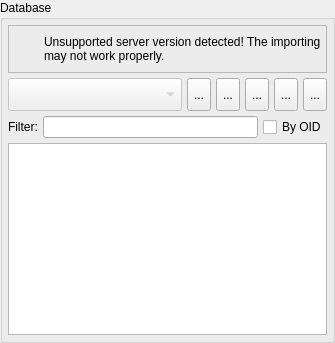
             <widget class="QGroupBox" name="database_gb">
              <property name="enabled">
               <bool>true</bool>
              </property>
              <property name="sizePolicy">
               <sizepolicy hsizetype="Expanding" vsizetype="Preferred">
                <horstretch>0</horstretch>
                <verstretch>0</verstretch>
               </sizepolicy>
              </property>
              <property name="focusPolicy">
               <enum>Qt::FocusPolicy::TabFocus</enum>
              </property>
              <property name="title">
               <string>Database</string>
              </property>
              <layout class="QVBoxLayout" name="verticalLayout_4">
               <property name="spacing">
                <number>5</number>
               </property>
               <property name="leftMargin">
                <number>5</number>
               </property>
               <property name="topMargin">
                <number>5</number>
               </property>
               <property name="rightMargin">
                <number>5</number>
               </property>
               <property name="bottomMargin">
                <number>5</number>
               </property>
               <item>
                <widget class="QFrame" name="pg_version_alert_frm">
                 <property name="sizePolicy">
                  <sizepolicy hsizetype="Preferred" vsizetype="Preferred">
                   <horstretch>0</horstretch>
                   <verstretch>0</verstretch>
                  </sizepolicy>
                 </property>
                 <property name="minimumSize">
                  <size>
                   <width>0</width>
                   <height>48</height>
                  </size>
                 </property>
                 <property name="frameShape">
                  <enum>QFrame::Shape::StyledPanel</enum>
                 </property>
                 <property name="frameShadow">
                  <enum>QFrame::Shadow::Raised</enum>
                 </property>
                 <layout class="QGridLayout" name="gridLayout_5">
                  <property name="leftMargin">
                   <number>5</number>
                  </property>
                  <property name="topMargin">
                   <number>5</number>
                  </property>
                  <property name="rightMargin">
                   <number>5</number>
                  </property>
                  <property name="bottomMargin">
                   <number>5</number>
                  </property>
                  <property name="spacing">
                   <number>5</number>
                  </property>
                  <item row="0" column="0">
                   <widget class="QLabel" name="icon_lbl">
                    <property name="minimumSize">
                     <size>
                      <width>25</width>
                      <height>25</height>
                     </size>
                    </property>
                    <property name="maximumSize">
                     <size>
                      <width>25</width>
                      <height>25</height>
                     </size>
                    </property>
                    <property name="text">
                     <string/>
                    </property>
                    <property name="textFormat">
                     <enum>Qt::TextFormat::AutoText</enum>
                    </property>
                    <property name="pixmap">
                     <pixmap resource="../../res/resources.qrc">:/icons/icons/alert.png</pixmap>
                    </property>
                    <property name="scaledContents">
                     <bool>true</bool>
                    </property>
                   </widget>
                  </item>
                  <item row="0" column="1">
                   <widget class="QLabel" name="inv_version_warn_lbl">
                    <property name="font">
                     <font>
                      <bold>false</bold>
                      <underline>false</underline>
                      <strikeout>false</strikeout>
                      <kerning>true</kerning>
                     </font>
                    </property>
                    <property name="text">
                     <string>Unsupported server version detected! The importing may not work properly.</string>
                    </property>
                    <property name="wordWrap">
                     <bool>true</bool>
                    </property>
                   </widget>
                  </item>
                 </layout>
                </widget>
               </item>
               <item>
                <layout class="QHBoxLayout" name="horizontalLayout_2">
                 <item>
                  <widget class="QComboBox" name="database_cmb">
                   <property name="enabled">
                    <bool>false</bool>
                   </property>
                   <property name="sizePolicy">
                    <sizepolicy hsizetype="Preferred" vsizetype="Preferred">
                     <horstretch>0</horstretch>
                     <verstretch>0</verstretch>
                    </sizepolicy>
                   </property>
                   <property name="insertPolicy">
                    <enum>QComboBox::InsertPolicy::InsertAlphabetically</enum>
                   </property>
                   <property name="sizeAdjustPolicy">
                    <enum>QComboBox::SizeAdjustPolicy::AdjustToMinimumContentsLengthWithIcon</enum>
                   </property>
                   <property name="iconSize">
                    <size>
                     <width>25</width>
                     <height>25</height>
                    </size>
                   </property>
                  </widget>
                 </item>
                 <item>
                  <widget class="QWidget" name="buttons_wgt" native="true">
                   <property name="enabled">
                    <bool>true</bool>
                   </property>
                   <property name="sizePolicy">
                    <sizepolicy hsizetype="Fixed" vsizetype="Preferred">
                     <horstretch>0</horstretch>
                     <verstretch>0</verstretch>
                    </sizepolicy>
                   </property>
                   <property name="minimumSize">
                    <size>
                     <width>0</width>
                     <height>0</height>
                    </size>
                   </property>
                   <layout class="QHBoxLayout" name="horizontalLayout_4">
                    <property name="spacing">
                     <number>5</number>
                    </property>
                    <property name="leftMargin">
                     <number>0</number>
                    </property>
                    <property name="topMargin">
                     <number>0</number>
                    </property>
                    <property name="rightMargin">
                     <number>0</number>
                    </property>
                    <property name="bottomMargin">
                     <number>0</number>
                    </property>
                    <item>
                     <widget class="QToolButton" name="select_all_tb">
                      <property name="enabled">
                       <bool>true</bool>
                      </property>
                      <property name="sizePolicy">
                       <sizepolicy hsizetype="Fixed" vsizetype="Preferred">
                        <horstretch>0</horstretch>
                        <verstretch>0</verstretch>
                       </sizepolicy>
                      </property>
                      <property name="minimumSize">
                       <size>
                        <width>0</width>
                        <height>0</height>
                       </size>
                      </property>
                      <property name="toolTip">
                       <string>Select all objects</string>
                      </property>
                      <property name="text">
                       <string>...</string>
                      </property>
                      <property name="icon">
                       <iconset resource="../../res/resources.qrc">
                        <normaloff>:/icons/icons/selectmove.png</normaloff>:/icons/icons/selectmove.png</iconset>
                      </property>
                      <property name="iconSize">
                       <size>
                        <width>25</width>
                        <height>25</height>
                       </size>
                      </property>
                      <property name="checkable">
                       <bool>false</bool>
                      </property>
                     </widget>
                    </item>
                    <item>
                     <widget class="QToolButton" name="clear_all_tb">
                      <property name="enabled">
                       <bool>true</bool>
                      </property>
                      <property name="sizePolicy">
                       <sizepolicy hsizetype="Fixed" vsizetype="Preferred">
                        <horstretch>0</horstretch>
                        <verstretch>0</verstretch>
                       </sizepolicy>
                      </property>
                      <property name="minimumSize">
                       <size>
                        <width>0</width>
                        <height>0</height>
                       </size>
                      </property>
                      <property name="toolTip">
                       <string>Clear object selection</string>
                      </property>
                      <property name="text">
                       <string>...</string>
                      </property>
                      <property name="icon">
                       <iconset resource="../../res/resources.qrc">
                        <normaloff>:/icons/icons/clearobjsel.png</normaloff>:/icons/icons/clearobjsel.png</iconset>
                      </property>
                      <property name="iconSize">
                       <size>
                        <width>25</width>
                        <height>25</height>
                       </size>
                      </property>
                      <property name="checkable">
                       <bool>false</bool>
                      </property>
                     </widget>
                    </item>
                    <item>
                     <widget class="QToolButton" name="expand_all_tb">
                      <property name="enabled">
                       <bool>true</bool>
                      </property>
                      <property name="sizePolicy">
                       <sizepolicy hsizetype="Fixed" vsizetype="Preferred">
                        <horstretch>0</horstretch>
                        <verstretch>0</verstretch>
                       </sizepolicy>
                      </property>
                      <property name="minimumSize">
                       <size>
                        <width>0</width>
                        <height>0</height>
                       </size>
                      </property>
                      <property name="toolTip">
                       <string>Expands all items</string>
                      </property>
                      <property name="text">
                       <string>...</string>
                      </property>
                      <property name="icon">
                       <iconset resource="../../res/resources.qrc">
                        <normaloff>:/icons/icons/expandtree.png</normaloff>:/icons/icons/expandtree.png</iconset>
                      </property>
                      <property name="iconSize">
                       <size>
                        <width>25</width>
                        <height>25</height>
                       </size>
                      </property>
                      <property name="checkable">
                       <bool>false</bool>
                      </property>
                     </widget>
                    </item>
                    <item>
                     <widget class="QToolButton" name="collapse_all_tb">
                      <property name="enabled">
                       <bool>true</bool>
                      </property>
                      <property name="sizePolicy">
                       <sizepolicy hsizetype="Fixed" vsizetype="Preferred">
                        <horstretch>0</horstretch>
                        <verstretch>0</verstretch>
                       </sizepolicy>
                      </property>
                      <property name="minimumSize">
                       <size>
                        <width>0</width>
                        <height>0</height>
                       </size>
                      </property>
                      <property name="toolTip">
                       <string>Collapses all items</string>
                      </property>
                      <property name="text">
                       <string>...</string>
                      </property>
                      <property name="icon">
                       <iconset resource="../../res/resources.qrc">
                        <normaloff>:/icons/icons/collapsetree.png</normaloff>:/icons/icons/collapsetree.png</iconset>
                      </property>
                      <property name="iconSize">
                       <size>
                        <width>25</width>
                        <height>25</height>
                       </size>
                      </property>
                      <property name="checkable">
                       <bool>false</bool>
                      </property>
                     </widget>
                    </item>
                    <item>
                     <widget class="QToolButton" name="tree_filter_tb">
                      <property name="enabled">
                       <bool>true</bool>
                      </property>
                      <property name="sizePolicy">
                       <sizepolicy hsizetype="Fixed" vsizetype="Preferred">
                        <horstretch>0</horstretch>
                        <verstretch>0</verstretch>
                       </sizepolicy>
                      </property>
                      <property name="minimumSize">
                       <size>
                        <width>0</width>
                        <height>0</height>
                       </size>
                      </property>
                      <property name="toolTip">
                       <string>Quickly filters the tree items</string>
                      </property>
                      <property name="text">
                       <string>...</string>
                      </property>
                      <property name="icon">
                       <iconset resource="../../res/resources.qrc">
                        <normaloff>:/icons/icons/filter.png</normaloff>:/icons/icons/filter.png</iconset>
                      </property>
                      <property name="iconSize">
                       <size>
                        <width>25</width>
                        <height>25</height>
                       </size>
                      </property>
                      <property name="checkable">
                       <bool>true</bool>
                      </property>
                     </widget>
                    </item>
                   </layout>
                  </widget>
                 </item>
                </layout>
               </item>
               <item>
                <widget class="QWidget" name="tree_filter_wgt" native="true">
                 <property name="sizePolicy">
                  <sizepolicy hsizetype="Preferred" vsizetype="Fixed">
                   <horstretch>0</horstretch>
                   <verstretch>0</verstretch>
                  </sizepolicy>
                 </property>
                 <property name="minimumSize">
                  <size>
                   <width>0</width>
                   <height>0</height>
                  </size>
                 </property>
                 <layout class="QHBoxLayout" name="horizontalLayout_8">
                  <property name="spacing">
                   <number>5</number>
                  </property>
                  <property name="leftMargin">
                   <number>0</number>
                  </property>
                  <property name="topMargin">
                   <number>0</number>
                  </property>
                  <property name="rightMargin">
                   <number>0</number>
                  </property>
                  <property name="bottomMargin">
                   <number>0</number>
                  </property>
                  <item>
                   <widget class="QLabel" name="filter_lbl">
                    <property name="enabled">
                     <bool>true</bool>
                    </property>
                    <property name="sizePolicy">
                     <sizepolicy hsizetype="Fixed" vsizetype="Preferred">
                      <horstretch>0</horstretch>
                      <verstretch>0</verstretch>
                     </sizepolicy>
                    </property>
                    <property name="text">
                     <string>Filter:</string>
                    </property>
                   </widget>
                  </item>
                  <item>
                   <widget class="QLineEdit" name="filter_edt">
                    <property name="enabled">
                     <bool>true</bool>
                    </property>
                    <property name="clearButtonEnabled">
                     <bool>true</bool>
                    </property>
                   </widget>
                  </item>
                  <item>
                   <widget class="QCheckBox" name="by_oid_chk">
                    <property name="enabled">
                     <bool>true</bool>
                    </property>
                    <property name="toolTip">
                     <string>Filter object by its OID</string>
                    </property>
                    <property name="text">
                     <string>By OID</string>
                    </property>
                   </widget>
                  </item>
                 </layout>
                </widget>
               </item>
               <item>
                <widget class="QStackedWidget" name="db_objects_stw">
                 <property name="enabled">
                  <bool>true</bool>
                 </property>
                 <property name="currentIndex">
                  <number>0</number>
                 </property>
                 <widget class="QWidget" name="page">
                  <layout class="QVBoxLayout" name="verticalLayout_2">
                   <property name="spacing">
                    <number>5</number>
                   </property>
                   <property name="leftMargin">
                    <number>0</number>
                   </property>
                   <property name="topMargin">
                    <number>0</number>
                   </property>
                   <property name="rightMargin">
                    <number>0</number>
                   </property>
                   <property name="bottomMargin">
                    <number>0</number>
                   </property>
                   <item>
                    <widget class="QWidget" name="objs_parent_wgt" native="true">
                     <property name="enabled">
                      <bool>true</bool>
                     </property>
                     <layout class="QGridLayout" name="gridLayout_6">
                      <property name="leftMargin">
                       <number>0</number>
                      </property>
                      <property name="topMargin">
                       <number>0</number>
                      </property>
                      <property name="rightMargin">
                       <number>0</number>
                      </property>
                      <property name="bottomMargin">
                       <number>0</number>
                      </property>
                      <property name="spacing">
                       <number>5</number>
                      </property>
                      <item row="0" column="0" colspan="2">
                       <widget class="QTreeWidget" name="db_objects_tw">
                        <property name="enabled">
                         <bool>true</bool>
                        </property>
                        <property name="minimumSize">
                         <size>
                          <width>300</width>
                          <height>0</height>
                         </size>
                        </property>
                        <property name="frameShadow">
                         <enum>QFrame::Shadow::Sunken</enum>
                        </property>
                        <property name="editTriggers">
                         <set>QAbstractItemView::EditTrigger::NoEditTriggers</set>
                        </property>
                        <property name="alternatingRowColors">
                         <bool>true</bool>
                        </property>
                        <property name="selectionMode">
                         <enum>QAbstractItemView::SelectionMode::NoSelection</enum>
                        </property>
                        <property name="selectionBehavior">
                         <enum>QAbstractItemView::SelectionBehavior::SelectRows</enum>
                        </property>
                        <property name="iconSize">
                         <size>
                          <width>25</width>
                          <height>25</height>
                         </size>
                        </property>
                        <property name="textElideMode">
                         <enum>Qt::TextElideMode::ElideRight</enum>
                        </property>
                        <property name="rootIsDecorated">
                         <bool>true</bool>
                        </property>
                        <property name="uniformRowHeights">
                         <bool>true</bool>
                        </property>
                        <property name="sortingEnabled">
                         <bool>false</bool>
                        </property>
                        <property name="animated">
                         <bool>true</bool>
                        </property>
                        <property name="headerHidden">
                         <bool>true</bool>
                        </property>
                        <property name="expandsOnDoubleClick">
                         <bool>true</bool>
                        </property>
                        <property name="columnCount">
                         <number>1</number>
                        </property>
                        <attribute name="headerVisible">
                         <bool>false</bool>
                        </attribute>
                        <attribute name="headerMinimumSectionSize">
                         <number>50</number>
                        </attribute>
                        <attribute name="headerShowSortIndicator" stdset="0">
                         <bool>false</bool>
                        </attribute>
                        <column>
                         <property name="text">
                          <string notr="true">1</string>
                         </property>
                        </column>
                       </widget>
                      </item>
                     </layout>
                    </widget>
                   </item>
                  </layout>
                 </widget>
                 <widget class="QWidget" name="page_2">
                  <layout class="QVBoxLayout" name="verticalLayout_3">
                   <property name="spacing">
                    <number>5</number>
                   </property>
                   <property name="leftMargin">
                    <number>0</number>
                   </property>
                   <property name="topMargin">
                    <number>0</number>
                   </property>
                   <property name="rightMargin">
                    <number>0</number>
                   </property>
                   <property name="bottomMargin">
                    <number>0</number>
                   </property>
                   <item>
                    <widget class="QTableView" name="filtered_objs_view">
                     <property name="enabled">
                      <bool>true</bool>
                     </property>
                     <property name="editTriggers">
                      <set>QAbstractItemView::EditTrigger::NoEditTriggers</set>
                     </property>
                     <property name="alternatingRowColors">
                      <bool>true</bool>
                     </property>
                     <property name="selectionMode">
                      <enum>QAbstractItemView::SelectionMode::NoSelection</enum>
                     </property>
                     <property name="selectionBehavior">
                      <enum>QAbstractItemView::SelectionBehavior::SelectRows</enum>
                     </property>
                     <property name="iconSize">
                      <size>
                       <width>22</width>
                       <height>22</height>
                      </size>
                     </property>
                     <property name="gridStyle">
                      <enum>Qt::PenStyle::SolidLine</enum>
                     </property>
                     <property name="sortingEnabled">
                      <bool>true</bool>
                     </property>
                     <attribute name="horizontalHeaderStretchLastSection">
                      <bool>true</bool>
                     </attribute>
                     <attribute name="verticalHeaderCascadingSectionResizes">
                      <bool>true</bool>
                     </attribute>
                     <attribute name="verticalHeaderStretchLastSection">
                      <bool>false</bool>
                     </attribute>
                    </widget>
                   </item>
                  </layout>
                 </widget>
                </widget>
               </item>
              </layout>
             </widget>
